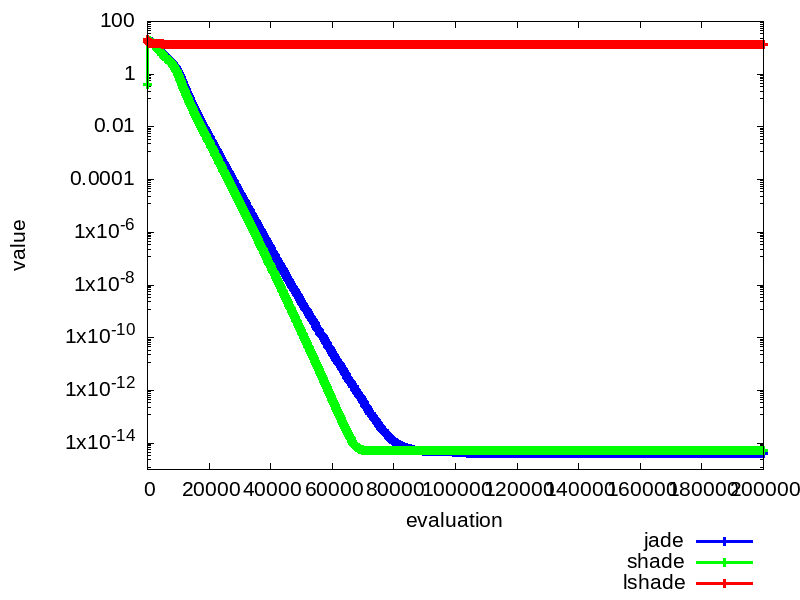

This figure's gnuplot source:
set terminal png font arial 16 size 800,600
set key bmargin

set logscale y
set xlabel 'evaluation'
set ylabel 'value'
set output 'three.png'

plot  '/home/kml/lab/ALG/2009-jade/result/result10_GEN2000_DIM30_NP100_FESS200000.txt'    pt 1 lw 3 ps 1 lc rgb "blue"  title 'jade'   with linespoints,\
      '/home/kml/lab/ALG/2013-shade/result/result10_GEN2000_DIM30_NP100_FESS200000.txt'   pt 1 lw 3 ps 1 lc rgb "green" title 'shade'  with linespoints,\
      '/home/kml/lab/ALG/2014-lshade/result/result10_DIM30_NP100_Fess200000.txt'          pt 1 lw 3 ps 1 lc rgb "red"   title 'lshade' with linespoints,
     

set output